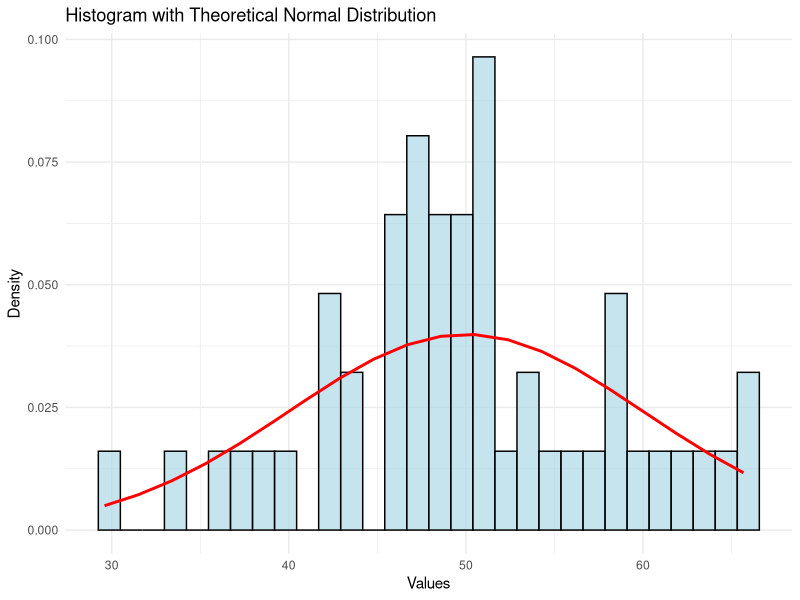

Reproduce this figure in R.
#!/usr/bin/env Rscript
# do you know how to use dnorm?
# it gives you the density value of normal variate.
# by this I mean, is that if your variate was the mean itself (which actually is a variate)
# then you would get 0.39 or something which is the peak value of your distribution

# dnorm() always sticks to the theoretical, there is no variability in it 
# so it's useful for imposing the theoretical distri over you data.

library(ggplot2)
library(Cairo)

# You generated some data with rnorm()
data <- rnorm(50, mean=50, sd=10)

# ggplot works best with data frames so we convert ...
df <- data.frame(values = data)

# Create a data frame for the thoeretical normal curve, first we set the x-range using seq
x_range <- seq(min(data), max(data), length.out = 20)
theo_curve <- data.frame(x = x_range, y = dnorm(x_range, mean = 50, sd = 10))

CairoPNG("dnor0.png", 800, 800)
ggp <- ggplot() +
       # note I don't know what the after_stat is
       geom_histogram(data = df, aes(x = values, y = after_stat(density)), bins = 30, fill = "lightblue", color = "black", alpha = 0.7) +
       geom_line(data = theo_curve, aes(x = x, y = y), color = "red", linewidth = 1) +
       labs(title = "Histogram with Theoretical Normal Distribution", x = "Values", y = "Density") +
       theme_minimal()
show(ggp)
dev.off()

# this could have also have been done using ggplot's stat_function
# which seems to already incorporate the x range.
# stat_function(fun = dnorm,
#                args = list(mean = mean(data), sd = sd(data)),
#                color = "red",
#                linewidth = 1) +
